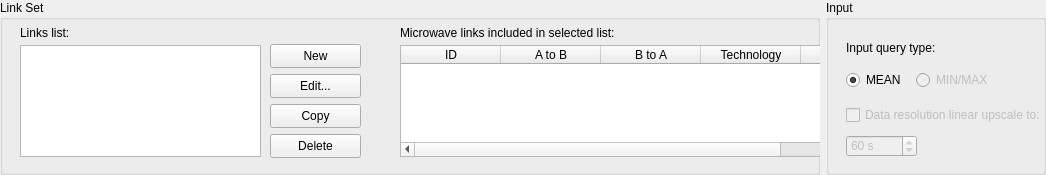
         <widget class="QWidget" name="widgetLinksetInput" native="true">
          <property name="maximumSize">
           <size>
            <width>16777215</width>
            <height>175</height>
           </size>
          </property>
          <layout class="QHBoxLayout" name="horizontalLayout_4">
           <property name="leftMargin">
            <number>0</number>
           </property>
           <property name="topMargin">
            <number>0</number>
           </property>
           <property name="rightMargin">
            <number>0</number>
           </property>
           <property name="bottomMargin">
            <number>0</number>
           </property>
           <item>
            <widget class="QGroupBox" name="groupLinkset">
             <property name="sizePolicy">
              <sizepolicy hsizetype="Expanding" vsizetype="Fixed">
               <horstretch>0</horstretch>
               <verstretch>0</verstretch>
              </sizepolicy>
             </property>
             <property name="minimumSize">
              <size>
               <width>820</width>
               <height>175</height>
              </size>
             </property>
             <property name="maximumSize">
              <size>
               <width>16777215</width>
               <height>16777215</height>
              </size>
             </property>
             <property name="title">
              <string>Link Set</string>
             </property>
             <widget class="QLabel" name="label_5">
              <property name="geometry">
               <rect>
                <x>20</x>
                <y>25</y>
                <width>241</width>
                <height>16</height>
               </rect>
              </property>
              <property name="text">
               <string>Links list:</string>
              </property>
             </widget>
             <widget class="QPushButton" name="buttLstNew">
              <property name="geometry">
               <rect>
                <x>270</x>
                <y>44</y>
                <width>91</width>
                <height>24</height>
               </rect>
              </property>
              <property name="text">
               <string>New</string>
              </property>
             </widget>
             <widget class="QPushButton" name="buttLstEdit">
              <property name="geometry">
               <rect>
                <x>270</x>
                <y>74</y>
                <width>91</width>
                <height>24</height>
               </rect>
              </property>
              <property name="text">
               <string>Edit...</string>
              </property>
             </widget>
             <widget class="QPushButton" name="buttLstCopy">
              <property name="geometry">
               <rect>
                <x>270</x>
                <y>104</y>
                <width>91</width>
                <height>24</height>
               </rect>
              </property>
              <property name="text">
               <string>Copy</string>
              </property>
             </widget>
             <widget class="QPushButton" name="buttLstDel">
              <property name="geometry">
               <rect>
                <x>270</x>
                <y>134</y>
                <width>91</width>
                <height>24</height>
               </rect>
              </property>
              <property name="text">
               <string>Delete</string>
              </property>
             </widget>
             <widget class="QLabel" name="label_6">
              <property name="geometry">
               <rect>
                <x>400</x>
                <y>25</y>
                <width>241</width>
                <height>16</height>
               </rect>
              </property>
              <property name="text">
               <string>Microwave links included in selected list:</string>
              </property>
             </widget>
             <widget class="QListWidget" name="listLists">
              <property name="geometry">
               <rect>
                <x>20</x>
                <y>45</y>
                <width>241</width>
                <height>112</height>
               </rect>
              </property>
             </widget>
             <widget class="QTableWidget" name="tableSelection">
              <property name="geometry">
               <rect>
                <x>400</x>
                <y>45</y>
                <width>542</width>
                <height>112</height>
               </rect>
              </property>
              <attribute name="horizontalHeaderMinimumSectionSize">
               <number>40</number>
              </attribute>
              <attribute name="horizontalHeaderDefaultSectionSize">
               <number>100</number>
              </attribute>
              <attribute name="verticalHeaderMinimumSectionSize">
               <number>10</number>
              </attribute>
              <attribute name="verticalHeaderDefaultSectionSize">
               <number>10</number>
              </attribute>
              <column>
               <property name="text">
                <string>ID</string>
               </property>
              </column>
              <column>
               <property name="text">
                <string>A to B</string>
               </property>
              </column>
              <column>
               <property name="text">
                <string>B to A</string>
               </property>
              </column>
              <column>
               <property name="text">
                <string>Technology</string>
               </property>
              </column>
              <column>
               <property name="text">
                <string>Band (GHz)</string>
               </property>
              </column>
              <column>
               <property name="text">
                <string>Length (km)</string>
               </property>
              </column>
              <column>
               <property name="text">
                <string>Link Name</string>
               </property>
              </column>
             </widget>
            </widget>
           </item>
           <item>
            <widget class="QGroupBox" name="groupBox">
             <property name="sizePolicy">
              <sizepolicy hsizetype="Expanding" vsizetype="Expanding">
               <horstretch>0</horstretch>
               <verstretch>0</verstretch>
              </sizepolicy>
             </property>
             <property name="minimumSize">
              <size>
               <width>220</width>
               <height>175</height>
              </size>
             </property>
             <property name="maximumSize">
              <size>
               <width>250</width>
               <height>175</height>
              </size>
             </property>
             <property name="title">
              <string>Input</string>
             </property>
             <widget class="QRadioButton" name="radioButton_2">
              <property name="enabled">
               <bool>false</bool>
              </property>
              <property name="geometry">
               <rect>
                <x>90</x>
                <y>70</y>
                <width>81</width>
                <height>20</height>
               </rect>
              </property>
              <property name="text">
               <string>MIN/MAX</string>
              </property>
             </widget>
             <widget class="QLabel" name="label_8">
              <property name="geometry">
               <rect>
                <x>20</x>
                <y>40</y>
                <width>91</width>
                <height>16</height>
               </rect>
              </property>
              <property name="text">
               <string>Input query type:</string>
              </property>
             </widget>
             <widget class="QRadioButton" name="radioButton">
              <property name="geometry">
               <rect>
                <x>20</x>
                <y>70</y>
                <width>61</width>
                <height>20</height>
               </rect>
              </property>
              <property name="text">
               <string>MEAN</string>
              </property>
              <property name="checked">
               <bool>true</bool>
              </property>
             </widget>
             <widget class="QCheckBox" name="checkBox">
              <property name="enabled">
               <bool>false</bool>
              </property>
              <property name="geometry">
               <rect>
                <x>20</x>
                <y>105</y>
                <width>221</width>
                <height>20</height>
               </rect>
              </property>
              <property name="text">
               <string>Data resolution linear upscale to:</string>
              </property>
              <property name="checked">
               <bool>false</bool>
              </property>
             </widget>
             <widget class="QSpinBox" name="spinTimestep_2">
              <property name="enabled">
               <bool>false</bool>
              </property>
              <property name="geometry">
               <rect>
                <x>20</x>
                <y>135</y>
                <width>71</width>
                <height>22</height>
               </rect>
              </property>
              <property name="toolTip">
               <string/>
              </property>
              <property name="wrapping">
               <bool>false</bool>
              </property>
              <property name="suffix">
               <string> s</string>
              </property>
              <property name="prefix">
               <string/>
              </property>
              <property name="minimum">
               <number>10</number>
              </property>
              <property name="maximum">
               <number>3600</number>
              </property>
              <property name="value">
               <number>60</number>
              </property>
             </widget>
            </widget>
           </item>
          </layout>
         </widget>
